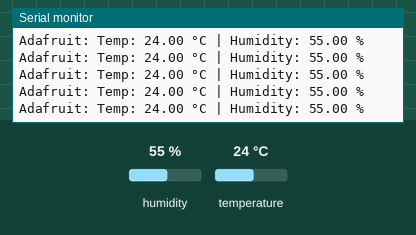
Recording of a sketch running on a simulated Arduino Uno, built with avr-gcc and run on an emulated ATmega328P. Shown: the last lines printed to the serial monitor. Inputs (shaded band) come from the test bench; at power-on: humidity 55 %, temperature 24 °C.

Above: at 2.8 s.
2.9 s: humidity set to 22 %
At 4.29 s:
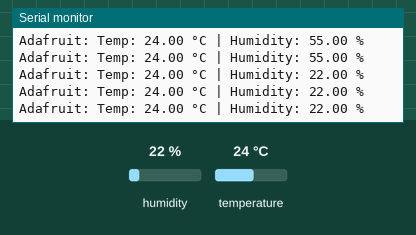
9.0 s: temperature set to 12 °C
At 10.45 s:
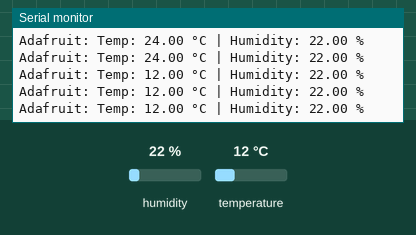
15.1 s: humidity set to 40 %
At 16.61 s:
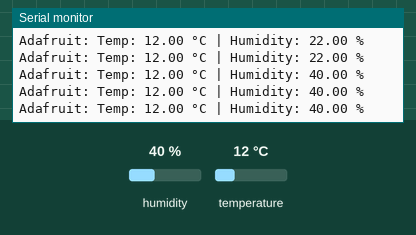
Timing chart, 0 to 18.1 s (numbered marks = the images above; inputs shaded):
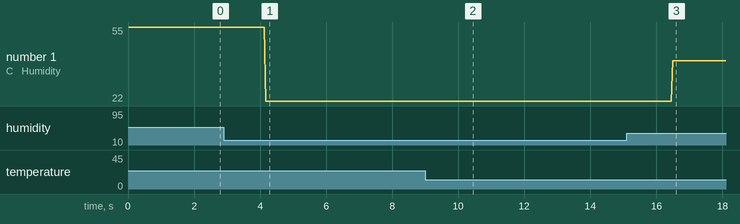

The sketch:

Theory.ino
```cpp
// Docs by me:
// https://www.notion.so/DHT11-Measure-temperature-humidity-by-DHRUB-SAHA-34b1ad10ea4080a3b698e7003545b7fb?source=copy_link

//========by DHT11 library of Dhrub Saha========

// #include<DHT11.h>

// DHT11 dht11(2);

// void setup() {
//   Serial.begin(9600);
//   // put your setup code here, to run once:

// }

// void loop() {
//   int temp, hum;
//   int result = dht11.readTemperatureHumidity(temp, hum);
//   if(result==0){
//     Serial.print("Temp: ");
//     Serial.print(temp);
//     Serial.print(" °C | Humidity: ");
//     Serial.print(hum);
//     Serial.println(" %");
//   }
//   else{
//     Serial.println(DHT11::getErrorString(result));
//   }
//   // put your main code here, to run repeatedly:
//   delay(1000);

// }


//=======================by adafruit library==================

#include <DHT.h>
#define DHTPIN 2
#define DHTTYPE DHT11

DHT dht(DHTPIN, DHTTYPE);

void setup(){
  Serial.begin(9600);
  dht.begin();
}

void loop(){
  float hum = dht.readHumidity();
  float temp = dht.readTemperature();

  if(isnan(hum)||isnan(temp)){
    Serial.println("Error reading data from sensor!");
    return ;
  }


  Serial.print("Adafruit: Temp: ");
  Serial.print(temp);
  Serial.print(" °C | Humidity: ");
  Serial.print(hum);
  Serial.println(" %");

}
```

Measured:
- after the input at 2.9 s, the serial monitor: prints a new line after 1.3 s (image 1)
- after the input at 9.0 s, the serial monitor: prints a new line after 1.3 s (image 2)
- after the input at 15.1 s, the serial monitor: prints a new line after 1.4 s (image 3)
- plotted number 1: 55 → 22 after the input at 2.9 s, 22 → 40 after the input at 15.1 s
